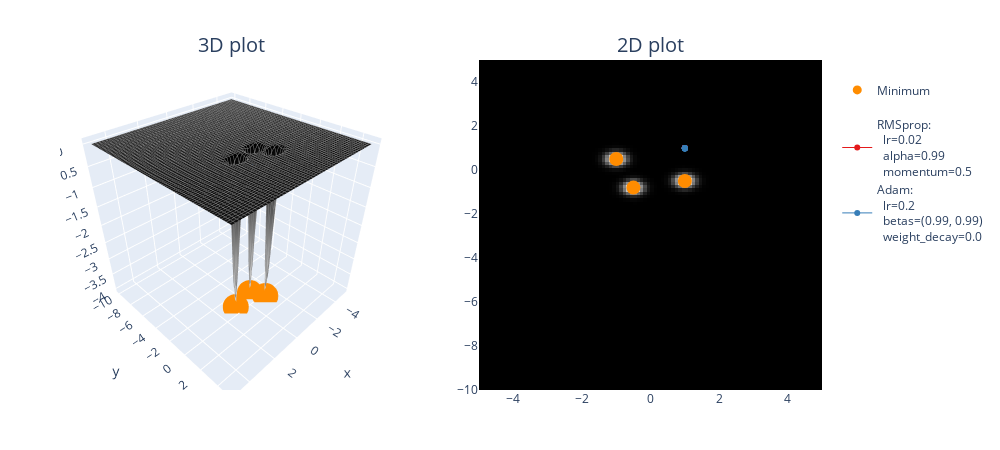

The notebook cell saved with this chart:
### Markdown cell above
Note that the focus shouldn't be on figuring out "which one is the best optimizer" - this loss landscape (and other examples we'll give you) were specifically designed to be pathological, and exhibit interesting kinds of behaviours from optimizers. The focus should instead be on understanding how the characteristics of optimizers we discussed in the previous sections are reflected visually in the plots produced on these loss landscapes. Some questions you might want to ask:

- We discussed that Adam (and AdamW) center their first and second moments, so that the early values are large - otherwise they start off small and take a long time to grow. Is this reflected in the plots, i.e. with Adam/AdamW taking larger early steps relative to SGD or RMSprop?
- The momentum used in SGD and RMSprop causes acceleration until "terminal velocity", which is usually a higher cap than Adam and AdamW. Is this reflected in the step size (and the instability) of those optimizers? Do Adam and AdamW seem to adapt slightly faster when they enter new terrain?
- Are there any landscapes where weight decay is advantageous, and can you see why it would be?

Some more functions you might want to try out (with their minima marked on the plots):

### Code cell
def bivariate_gaussian(x, y, x_mean=0.0, y_mean=0.0, x_sig=1.0, y_sig=1.0):
    norm = 1 / (2 * np.pi * x_sig * y_sig)
    x_exp = 0.5 * ((x - x_mean) ** 2) / (x_sig**2)
    y_exp = 0.5 * ((y - y_mean) ** 2) / (y_sig**2)
    return norm * t.exp(-x_exp - y_exp)


means = [(1.0, -0.5), (-1.0, 0.5), (-0.5, -0.8)]


def neg_trimodal_func(x, y):
    """
    This function has 3 global minima, at `means`. Unstable methods can overshoot these minima, and
    non-adaptive methods can fail to converge to them in the first place given how shallow the
    gradients are everywhere except in the close vicinity of the minima.
    """
    z = -bivariate_gaussian(
        x, y, x_mean=means[0][0], y_mean=means[0][1], x_sig=0.2, y_sig=0.2
    )
    z -= bivariate_gaussian(
        x, y, x_mean=means[1][0], y_mean=means[1][1], x_sig=0.2, y_sig=0.2
    )
    z -= bivariate_gaussian(
        x, y, x_mean=means[2][0], y_mean=means[2][1], x_sig=0.2, y_sig=0.2
    )
    return z


points = []

optimizer_list = [
    # (SGD, {"lr": 0.03, "momentum": 0.99}),
    (RMSprop, {"lr": 0.02, "alpha": 0.99, "momentum": 0.5}),
    (Adam, {"lr": 0.2, "betas": (0.99, 0.99), "weight_decay": 0.0}),
    # (AdamW, {"lr": 0.2, "betas": (0.99, 0.99), "weight_decay": 0.01}),
]

for optimizer_class, params in optimizer_list:
    xy = t.tensor([1.0, 1.0], requires_grad=True)
    xys = opt_fn(
        neg_trimodal_func,
        xy=xy,
        optimizer_class=optimizer_class,
        optimizer_hyperparams=params,
        n_iters=12,
    )
    points.append((xys, optimizer_class, params))

plot_fn_with_points(neg_trimodal_func, min_points=means, points=points)

### Figure 1 — Plotly figure (JSON) as saved in the notebook; plotly's stock layout.template omitted (floating-point values rounded to 4 significant figures; data arrays with more than 128 entries replaced by an {"elided": "..."} marker saying what was removed)
{"data": [{"colorscale": [[0, "rgb(255,255,255)"], [0.125, "rgb(240,240,240)"], [0.25, "rgb(217,217,217)"], [0.375, "rgb(189,189,189)"], [0.5, "rgb(150,150,150)"], [0.625, "rgb(115,115,115)"], [0.75, "rgb(82,82,82)"], [0.875, "rgb(37,37,37)"], [1, "rgb(0,0,0)"]], "contours": {"x": {"color": "grey", "end": 5, "show": true, "size": 0.2, "start": -5}, "y": {"color": "grey", "end": 5, "show": true, "size": 0.2, "start": -10}}, "hovertemplate": "<b>x</b> = %{x:.2f}<br><b>y</b> = %{y:.2f}<br><b>z</b> = %{z:.2f}</b>", "scene": "scene", "showscale": false, "type": "surface", "x": [-5.0, -4.899, -4.798, -4.697, -4.596, -4.495, -4.394, -4.293, -4.192, -4.091, -3.99, -3.889, -3.788, -3.687, -3.586, -3.485, -3.384, -3.283, -3.182, -3.081, -2.98, -2.879, -2.778, -2.677, -2.576, -2.475, -2.374, -2.273, -2.172, -2.071, -1.97, -1.869, -1.768, -1.667, -1.566, -1.465, -1.364, -1.263, -1.162, -1.061, -0.9596, -0.8586, -0.7576, -0.6566, -0.5556, -0.4545, -0.3535, -0.2525, -0.1515, -0.05051, 0.05051, 0.1515, 0.2525, 0.3535, 0.4545, 0.5556, 0.6566, 0.7576, 0.8586, 0.9596, 1.061, 1.162, 1.263, 1.364, 1.465, 1.566, 1.667, 1.768, 1.869, 1.97, 2.071, 2.172, 2.273, 2.374, 2.475, 2.576, 2.677, 2.778, 2.879, 2.98, 3.081, 3.182, 3.283, 3.384, 3.485, 3.586, 3.687, 3.788, 3.889, 3.99, 4.091, 4.192, 4.293, 4.394, 4.495, 4.596, 4.697, 4.798, 4.899, 5.0], "y": [-10.0, -9.848, -9.697, -9.545, -9.394, -9.242, -9.091, -8.939, -8.788, -8.636, -8.485, -8.333, -8.182, -8.03, -7.879, -7.727, -7.576, -7.424, -7.273, -7.121, -6.97, -6.818, -6.667, -6.515, -6.364, -6.212, -6.061, -5.909, -5.758, -5.606, -5.455, -5.303, -5.152, -5.0, -4.848, -4.697, -4.545, -4.394, -4.242, -4.091, -3.939, -3.788, -3.636, -3.485, -3.333, -3.182, -3.03, -2.879, -2.727, -2.576, -2.424, -2.273, -2.121, -1.97, -1.818, -1.667, -1.515, -1.364, -1.212, -1.061, -0.9091, -0.7576, -0.6061, -0.4545, -0.303, -0.1515, -1.49e-07, 0.1515, 0.303, 0.4545, 0.6061, 0.7576, 0.9091, 1.061, 1.212, 1.364, 1.515, 1.667, 1.818, 1.97, 2.121, 2.273, 2.424, 2.576, 2.727, 2.879, 3.03, 3.182, 3.333, 3.485, 3.636, 3.788, 3.939, 4.091, 4.242, 4.394, 4.545, 4.697, 4.848, 5.0], "z": {"elided": "100x100 float values"}}, {"colorscale": [[0, "rgb(255,255,255)"], [0.125, "rgb(240,240,240)"], [0.25, "rgb(217,217,217)"], [0.375, "rgb(189,189,189)"], [0.5, "rgb(150,150,150)"], [0.625, "rgb(115,115,115)"], [0.75, "rgb(82,82,82)"], [0.875, "rgb(37,37,37)"], [1, "rgb(0,0,0)"]], "customdata": {"elided": "100x100 float values"}, "hovertemplate": "<b>x</b> = %{x:.2f}<br><b>y</b> = %{y:.2f}<br><b>z</b> = %{customdata:.2f}</b>", "showscale": false, "type": "heatmap", "x": [-5.0, -4.899, -4.798, -4.697, -4.596, -4.495, -4.394, -4.293, -4.192, -4.091, -3.99, -3.889, -3.788, -3.687, -3.586, -3.485, -3.384, -3.283, -3.182, -3.081, -2.98, -2.879, -2.778, -2.677, -2.576, -2.475, -2.374, -2.273, -2.172, -2.071, -1.97, -1.869, -1.768, -1.667, -1.566, -1.465, -1.364, -1.263, -1.162, -1.061, -0.9596, -0.8586, -0.7576, -0.6566, -0.5556, -0.4545, -0.3535, -0.2525, -0.1515, -0.05051, 0.05051, 0.1515, 0.2525, 0.3535, 0.4545, 0.5556, 0.6566, 0.7576, 0.8586, 0.9596, 1.061, 1.162, 1.263, 1.364, 1.465, 1.566, 1.667, 1.768, 1.869, 1.97, 2.071, 2.172, 2.273, 2.374, 2.475, 2.576, 2.677, 2.778, 2.879, 2.98, 3.081, 3.182, 3.283, 3.384, 3.485, 3.586, 3.687, 3.788, 3.889, 3.99, 4.091, 4.192, 4.293, 4.394, 4.495, 4.596, 4.697, 4.798, 4.899, 5.0], "xaxis": "x", "y": [-10.0, -9.848, -9.697, -9.545, -9.394, -9.242, -9.091, -8.939, -8.788, -8.636, -8.485, -8.333, -8.182, -8.03, -7.879, -7.727, -7.576, -7.424, -7.273, -7.121, -6.97, -6.818, -6.667, -6.515, -6.364, -6.212, -6.061, -5.909, -5.758, -5.606, -5.455, -5.303, -5.152, -5.0, -4.848, -4.697, -4.545, -4.394, -4.242, -4.091, -3.939, -3.788, -3.636, -3.485, -3.333, -3.182, -3.03, -2.879, -2.727, -2.576, -2.424, -2.273, -2.121, -1.97, -1.818, -1.667, -1.515, -1.364, -1.212, -1.061, -0.9091, -0.7576, -0.6061, -0.4545, -0.303, -0.1515, -1.49e-07, 0.1515, 0.303, 0.4545, 0.6061, 0.7576, 0.9091, 1.061, 1.212, 1.364, 1.515, 1.667, 1.818, 1.97, 2.121, 2.273, 2.424, 2.576, 2.727, 2.879, 3.03, 3.182, 3.333, 3.485, 3.636, 3.788, 3.939, 4.091, 4.242, 4.394, 4.545, 4.697, 4.848, 5.0], "yaxis": "y", "z": {"elided": "100x100 float values"}}, {"marker": {"color": "darkorange", "size": 9}, "mode": "markers", "name": "<br>Minimum<br>", "showlegend": true, "type": "scatter3d", "x": [1], "y": [-0.5], "z": [-3.979]}, {"marker": {"color": "darkorange", "size": 14}, "mode": "markers", "showlegend": false, "type": "scatter", "x": [1], "y": [-0.5]}, {"marker": {"color": "darkorange", "size": 9}, "mode": "markers", "name": "<br>Minimum<br>", "showlegend": false, "type": "scatter3d", "x": [-1], "y": [0.5], "z": [-3.979]}, {"marker": {"color": "darkorange", "size": 14}, "mode": "markers", "showlegend": false, "type": "scatter", "x": [-1], "y": [0.5]}, {"marker": {"color": "darkorange", "size": 9}, "mode": "markers", "name": "<br>Minimum<br>", "showlegend": false, "type": "scatter3d", "x": [-0.5], "y": [-0.8], "z": [-3.979]}, {"marker": {"color": "darkorange", "size": 14}, "mode": "markers", "showlegend": false, "type": "scatter", "x": [-0.5], "y": [-0.8]}, {"line": {"color": "rgb(228,26,28)", "width": 6}, "mode": "lines", "scene": "scene", "showlegend": false, "type": "scatter3d", "x": [1.0, 1.0, 1.0, 1.0, 1.0, 1.0, 1.0, 1.0, 1.0, 1.0, 1.0, 1.0, 1.0], "y": [1.0, 0.9998, 0.9995, 0.9992, 0.9989, 0.9985, 0.9981, 0.9978, 0.9974, 0.997, 0.9966, 0.9962, 0.9958], "z": [-2.428e-12, -2.444e-12, -2.47e-12, -2.5e-12, -2.533e-12, -2.567e-12, -2.603e-12, -2.641e-12, -2.68e-12, -2.719e-12, -2.76e-12, -2.803e-12, -2.846e-12]}, {"hoverinfo": "text", "line": {"color": "rgb(228,26,28)", "width": 1}, "marker": {"color": "rgb(228,26,28)", "size": 6}, "mode": "lines+markers", "name": "RMSprop:<br>  lr=0.02<br>  alpha=0.99<br>  momentum=0.5", "text": ["step 0<br>x=1.0000<br>y=1.0000<br>z=-0.0000", "step 1<br>x=1.0000<br>y=0.9998<br>z=-0.0000", "step 2<br>x=1.0000<br>y=0.9995<br>z=-0.0000", "step 3<br>x=1.0000<br>y=0.9992<br>z=-0.0000", "step 4<br>x=1.0000<br>y=0.9989<br>z=-0.0000", "step 5<br>x=1.0000<br>y=0.9985<br>z=-0.0000", "step 6<br>x=1.0000<br>y=0.9981<br>z=-0.0000", "step 7<br>x=1.0000<br>y=0.9978<br>z=-0.0000", "step 8<br>x=1.0000<br>y=0.9974<br>z=-0.0000", "step 9<br>x=1.0000<br>y=0.9970<br>z=-0.0000", "step 10<br>x=1.0000<br>y=0.9966<br>z=-0.0000", "step 11<br>x=1.0000<br>y=0.9962<br>z=-0.0000", "step 12<br>x=1.0000<br>y=0.9958<br>z=-0.0000"], "type": "scatter", "x": [1.0, 1.0, 1.0, 1.0, 1.0, 1.0, 1.0, 1.0, 1.0, 1.0, 1.0, 1.0, 1.0], "xaxis": "x", "y": [1.0, 0.9998, 0.9995, 0.9992, 0.9989, 0.9985, 0.9981, 0.9978, 0.9974, 0.997, 0.9966, 0.9962, 0.9958], "yaxis": "y"}, {"line": {"color": "rgb(55,126,184)", "width": 6}, "mode": "lines", "scene": "scene", "showlegend": false, "type": "scatter3d", "x": [1.0, 1.0, 1.0, 1.0, 1.0, 1.0, 1.0, 1.0, 1.0, 1.0, 1.0, 1.0, 1.0], "y": [1.0, 0.9982, 0.9963, 0.9944, 0.9924, 0.9903, 0.9882, 0.9859, 0.9835, 0.9811, 0.9785, 0.9758, 0.973], "z": [-2.428e-12, -2.598e-12, -2.786e-12, -2.994e-12, -3.227e-12, -3.487e-12, -3.78e-12, -4.11e-12, -4.485e-12, -4.912e-12, -5.403e-12, -5.97e-12, -6.631e-12]}, {"hoverinfo": "text", "line": {"color": "rgb(55,126,184)", "width": 1}, "marker": {"color": "rgb(55,126,184)", "size": 6}, "mode": "lines+markers", "name": "Adam:<br>  lr=0.2<br>  betas=(0.99, 0.99)<br>  weight_decay=0.0", "text": ["step 0<br>x=1.0000<br>y=1.0000<br>z=-0.0000", "step 1<br>x=1.0000<br>y=0.9982<br>z=-0.0000", "step 2<br>x=1.0000<br>y=0.9963<br>z=-0.0000", "step 3<br>x=1.0000<br>y=0.9944<br>z=-0.0000", "step 4<br>x=1.0000<br>y=0.9924<br>z=-0.0000", "step 5<br>x=1.0000<br>y=0.9903<br>z=-0.0000", "step 6<br>x=1.0000<br>y=0.9882<br>z=-0.0000", "step 7<br>x=1.0000<br>y=0.9859<br>z=-0.0000", "step 8<br>x=1.0000<br>y=0.9835<br>z=-0.0000", "step 9<br>x=1.0000<br>y=0.9811<br>z=-0.0000", "step 10<br>x=1.0000<br>y=0.9785<br>z=-0.0000", "step 11<br>x=1.0000<br>y=0.9758<br>z=-0.0000", "step 12<br>x=1.0000<br>y=0.9730<br>z=-0.0000"], "type": "scatter", "x": [1.0, 1.0, 1.0, 1.0, 1.0, 1.0, 1.0, 1.0, 1.0, 1.0, 1.0, 1.0, 1.0], "xaxis": "x", "y": [1.0, 0.9982, 0.9963, 0.9944, 0.9924, 0.9903, 0.9882, 0.9859, 0.9835, 0.9811, 0.9785, 0.9758, 0.973], "yaxis": "y"}], "layout": {"annotations": [{"font": {"size": 20}, "showarrow": false, "text": "3D plot", "x": 0.225, "xanchor": "center", "xref": "paper", "y": 1, "yanchor": "bottom", "yref": "paper"}, {"font": {"size": 20}, "showarrow": false, "text": "2D plot", "x": 0.775, "xanchor": "center", "xref": "paper", "y": 1, "yanchor": "bottom", "yref": "paper"}], "height": 450, "margin": {"b": 60, "l": 60, "r": 60, "t": 60}, "scene": {"aspectmode": "cube", "domain": {"x": [0, 0.45], "y": [0, 1]}}, "title": {"font": {"size": 40}}, "width": 1000, "xaxis": {"anchor": "y", "domain": [0.55, 1], "range": [-5, 5]}, "yaxis": {"anchor": "x", "domain": [0, 1], "range": [-10, 5]}}}
